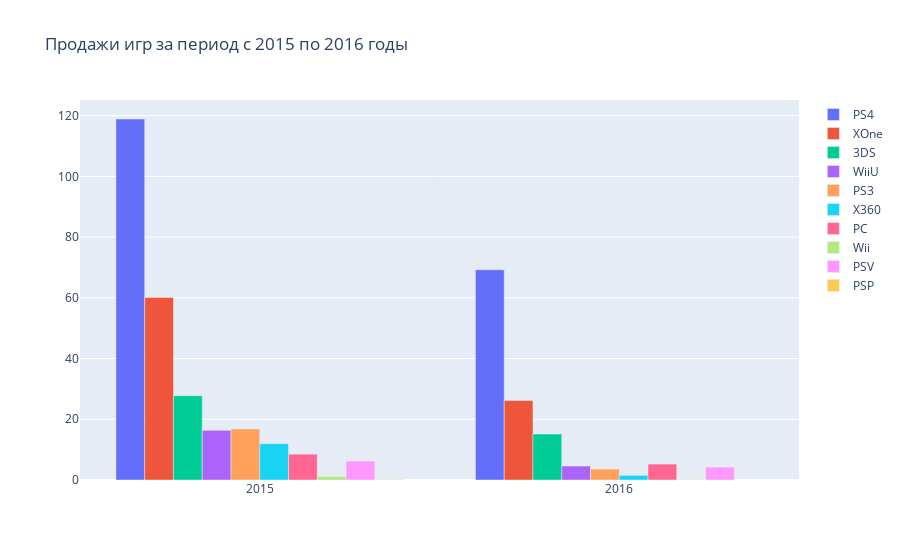

Notebook code cell kept with this figure:
### Markdown cell above
<div class="alert alert-warning">
    
<b> Комментарий от ревьюера 2</b>
    
В комментарии указан 2013 год, а фильтруешь ты по 2015. Как-то не очень понятно. Но в целом, и тот, и другой год нам подходят.
</div>

### Code cell
data = []

for platform in df['platform'].unique():
    data.append(
        go.Bar(x=df[df.platform==platform].groupby('year_of_release')['total_sales'].sum().index,
               y=df[df.platform==platform].groupby('year_of_release')['total_sales'].sum(),
               name=platform)
    )
layout = {'title': 'Продажи игр за период с 2015 по 2016 годы'}
    
fig = go.Figure(data=data, layout=layout)
iplot(fig, show_link = False)

### Figure 1 — Plotly figure (JSON) as saved in the notebook; plotly's stock layout.template omitted (floating-point values rounded to 4 significant figures)
{"data": [{"name": "PS4", "type": "bar", "x": [2015, 2016], "y": [118.9, 69.25]}, {"name": "XOne", "type": "bar", "x": [2015, 2016], "y": [60.14, 26.15]}, {"name": "3DS", "type": "bar", "x": [2015, 2016], "y": [27.78, 15.14]}, {"name": "WiiU", "type": "bar", "x": [2015, 2016], "y": [16.35, 4.6]}, {"name": "PS3", "type": "bar", "x": [2015, 2016], "y": [16.82, 3.6]}, {"name": "X360", "type": "bar", "x": [2015, 2016], "y": [11.96, 1.52]}, {"name": "PC", "type": "bar", "x": [2015, 2016], "y": [8.52, 5.25]}, {"name": "Wii", "type": "bar", "x": [2015, 2016], "y": [1.14, 0.18]}, {"name": "PSV", "type": "bar", "x": [2015, 2016], "y": [6.25, 4.25]}, {"name": "PSP", "type": "bar", "x": [2015], "y": [0.12]}], "layout": {"title": {"text": "Продажи игр за период с 2015 по 2016 годы"}}}
